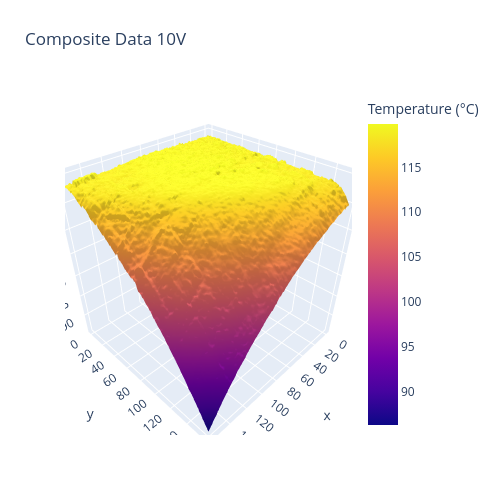

Source (notebook cell):
### Code cell
composite.render3D(roi = optrisROI.CHIP)

### Figure 1 — Plotly figure (JSON) as saved in the notebook; plotly's stock layout.template omitted (floating-point values rounded to 4 significant figures; data arrays with more than 128 entries replaced by an {"elided": "..."} marker saying what was removed)
{"data": [{"colorbar": {"title": {"text": "Temperature (°C)"}}, "type": "surface", "z": {"elided": "160x160 float values"}}], "layout": {"autosize": false, "height": 500, "margin": {"b": 65, "l": 65, "r": 50, "t": 90}, "title": {"text": "Composite Data 10V"}, "width": 500}}
